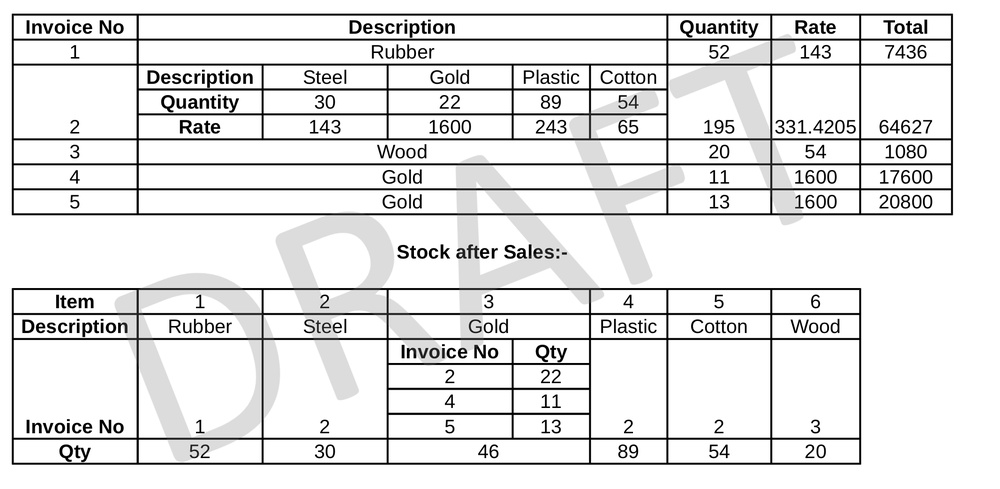
#> input picture ImageProcessingProblems/images/Watermark/watermark-1.jpg, 1000 x 489 px, shrunk from 2133 x 1044 before the run; its folder holds only this picture in this run
$ python Watermark_removal.py
#> lines starting #> are read from the running program, lines starting #| are printed output that depends on the picture
import glob, os
import cv2
import numpy as np

source_path='./images/Watermark/'
destination_path='./images/Watermark/cleaned_images/'

for pathAndFilename in glob.iglob(os.path.join(source_path,"*.jpg")):
    #print(pathAndFilename)
    title, ext = os.path.splitext(os.path.basename(pathAndFilename))
    print(title+ext)
    # reading the img file
    img = cv2.imread(source_path+title+ext,1)
#> img is the input picture: shape (489, 1000, 3); min 0, max 255, mean 228.6

    # applying histogram elimination technique
    alpha = 2.0
    beta = -100
    clean_img = alpha * img + beta
    clean_img = np.clip(clean_img, 0, 255).astype(np.uint8)
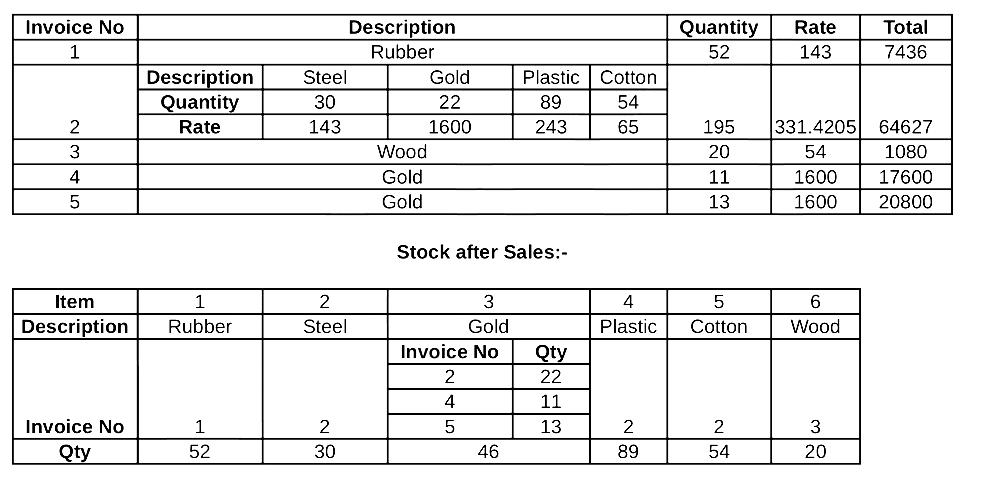
#> clean_img: shape (489, 1000, 3); min 0, max 255, mean 233.4

    # Writing the image file
    Filename=destination_path+title+ext
    cv2.imwrite(Filename,clean_img)

print("done")

$ run again, on ImageProcessingProblems/images/Watermark/watermark-5.jpg
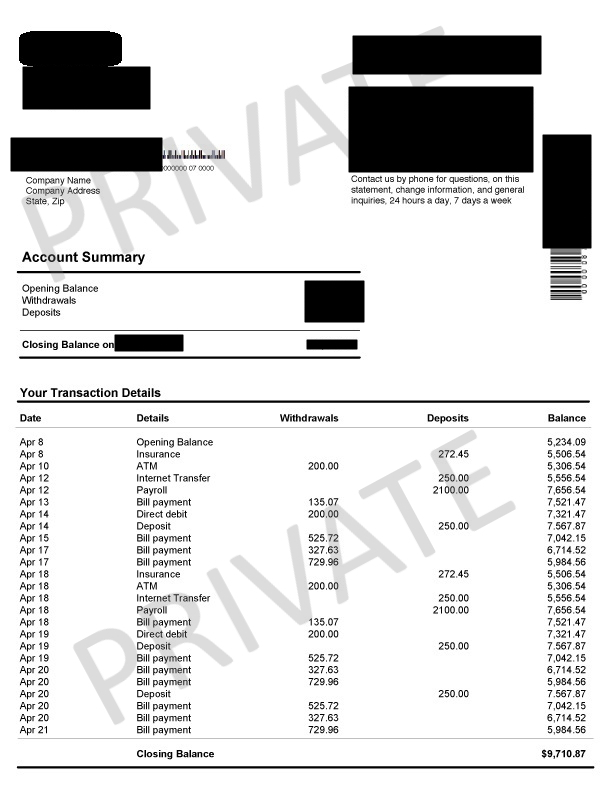
#> input picture ImageProcessingProblems/images/Watermark/watermark-5.jpg, 612 x 792 px
#> img is the input picture: shape (792, 612, 3); mean B, G, R 218.6, 218.5, 218.6
#> `clean_img = np.clip(clean_img, 0, 255).astype(np.uint8)`:
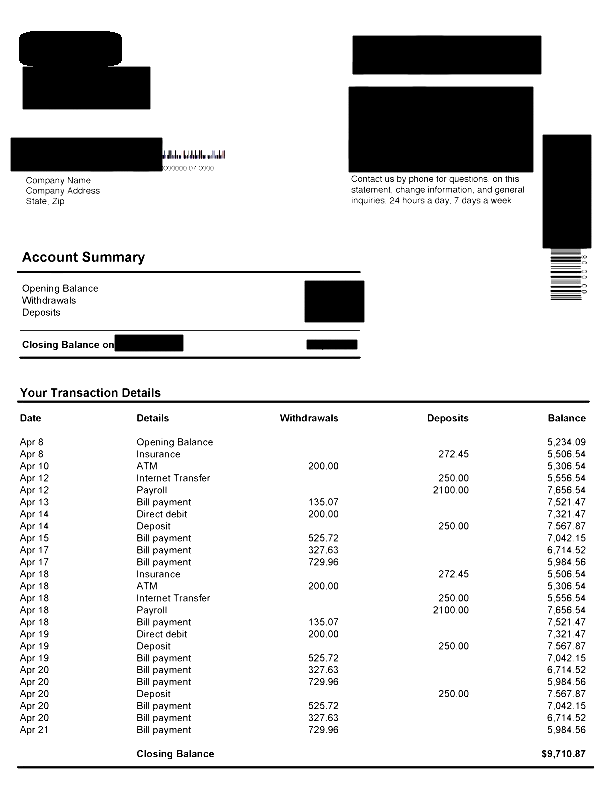
#> clean_img: shape (792, 612, 3); mean B, G, R 221.6, 221.6, 221.6

$ run again, on ImageProcessingProblems/images/Watermark/watermark-2.JPG
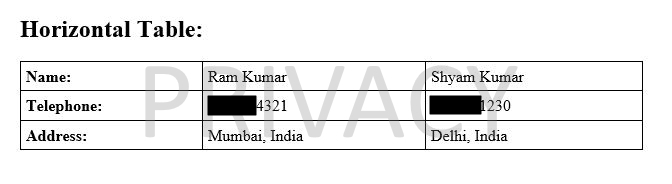
#> input picture ImageProcessingProblems/images/Watermark/watermark-2.JPG, 672 x 184 px
#> img is the input picture: shape (184, 672, 3); min 0, max 255, mean 236.5
#> `clean_img = np.clip(clean_img, 0, 255).astype(np.uint8)`:
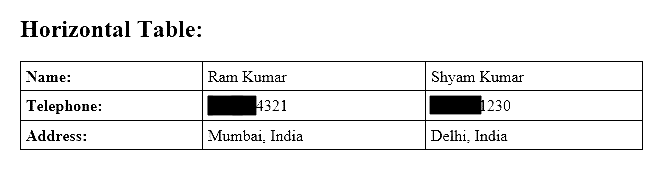
#> clean_img: shape (184, 672, 3); min 0, max 255, mean 239.2

$ run again, on ImageProcessingProblems/images/Watermark/watermark-3.JPG
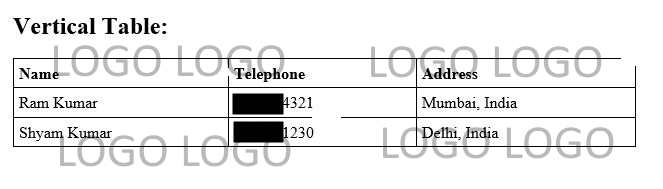
#> input picture ImageProcessingProblems/images/Watermark/watermark-3.JPG, 663 x 189 px
#> img is the input picture: shape (189, 663, 3); min 0, max 255, mean 234.4
#> `clean_img = np.clip(clean_img, 0, 255).astype(np.uint8)`:
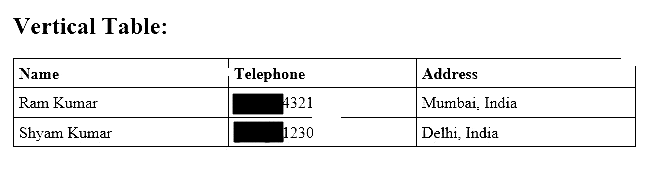
#> clean_img: shape (189, 663, 3); min 0, max 255, mean 239.6

$ run again, on ImageProcessingProblems/images/Watermark/watermark-4.jpg
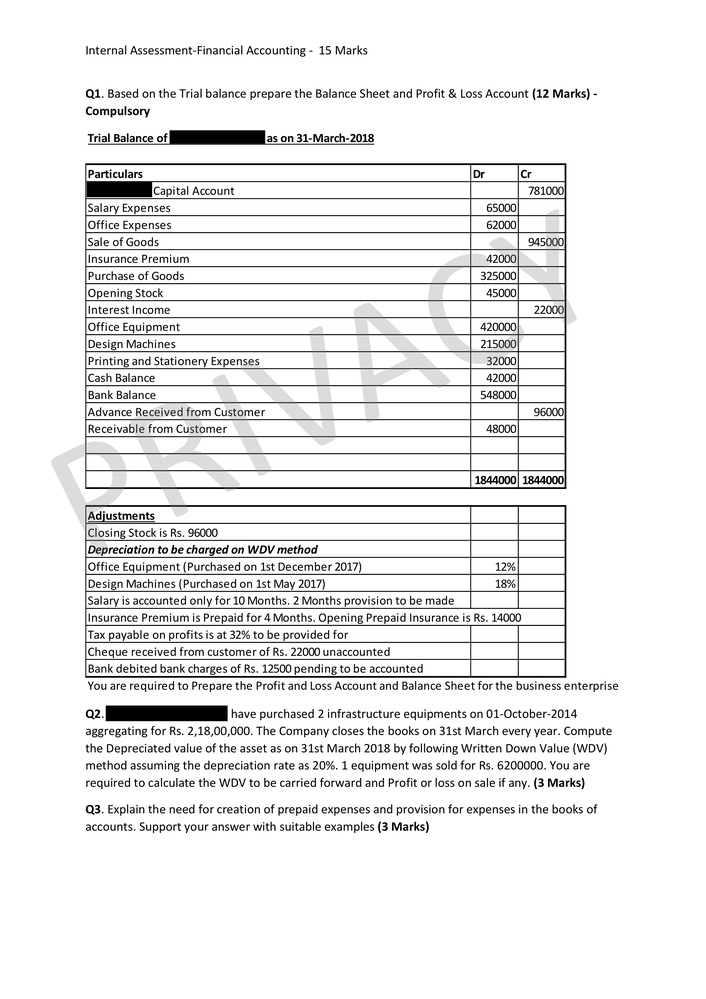
#> input picture ImageProcessingProblems/images/Watermark/watermark-4.jpg, 706 x 999 px, shrunk from 2480 x 3508 before the run
#> img is the input picture: shape (999, 706, 3); min 0, max 255, mean 236.8
#> `clean_img = np.clip(clean_img, 0, 255).astype(np.uint8)`:
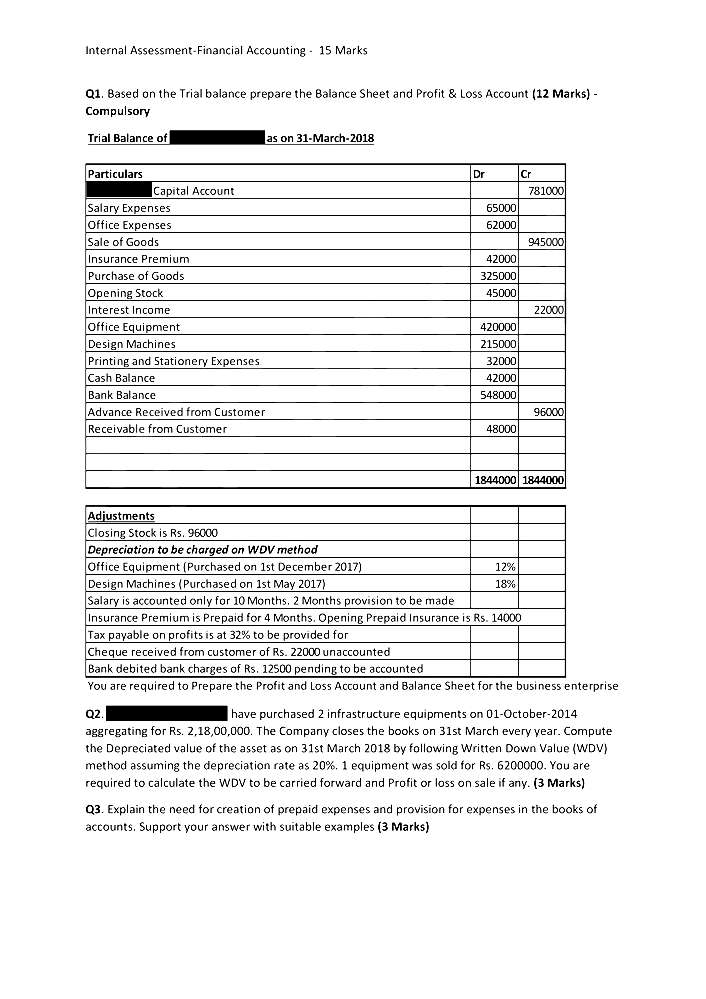
#> clean_img: shape (999, 706, 3); min 0, max 255, mean 238.8
